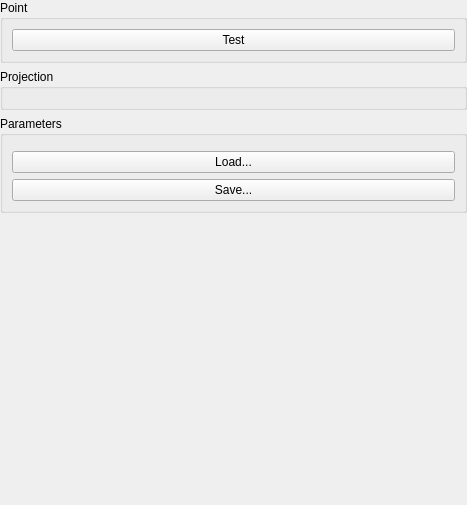
<?xml version="1.0" encoding="UTF-8"?>
<ui version="4.0">
 <class>CLineProjectionSupplierGuiComp</class>
 <widget class="QWidget" name="CLineProjectionSupplierGuiComp">
  <property name="geometry">
   <rect>
    <x>0</x>
    <y>0</y>
    <width>467</width>
    <height>505</height>
   </rect>
  </property>
  <property name="windowTitle">
   <string>Form</string>
  </property>
  <layout class="QVBoxLayout">
   <property name="margin">
    <number>0</number>
   </property>
   <item>
    <widget class="QGroupBox" name="groupBox">
     <property name="sizePolicy">
      <sizepolicy hsizetype="Preferred" vsizetype="Maximum">
       <horstretch>0</horstretch>
       <verstretch>0</verstretch>
      </sizepolicy>
     </property>
     <property name="title">
      <string>Point</string>
     </property>
     <layout class="QVBoxLayout">
      <item>
       <widget class="QPushButton" name="TestButton">
        <property name="sizePolicy">
         <sizepolicy hsizetype="Preferred" vsizetype="Fixed">
          <horstretch>0</horstretch>
          <verstretch>0</verstretch>
         </sizepolicy>
        </property>
        <property name="text">
         <string>Test</string>
        </property>
       </widget>
      </item>
     </layout>
    </widget>
   </item>
   <item>
    <widget class="QGroupBox" name="ProjectionFrame">
     <property name="title">
      <string>Projection</string>
     </property>
     <layout class="QVBoxLayout" name="verticalLayout"/>
    </widget>
   </item>
   <item>
    <widget class="QGroupBox" name="ParamsGB">
     <property name="title">
      <string>Parameters</string>
     </property>
     <layout class="QVBoxLayout">
      <property name="spacing">
       <number>6</number>
      </property>
      <property name="margin">
       <number>9</number>
      </property>
      <item>
       <widget class="QFrame" name="ParamsFrame">
        <property name="frameShape">
         <enum>QFrame::NoFrame</enum>
        </property>
        <property name="frameShadow">
         <enum>QFrame::Raised</enum>
        </property>
        <layout class="QVBoxLayout">
         <property name="spacing">
          <number>6</number>
         </property>
         <property name="margin">
          <number>0</number>
         </property>
        </layout>
       </widget>
      </item>
      <item>
       <widget class="QPushButton" name="LoadParamsButton">
        <property name="sizePolicy">
         <sizepolicy hsizetype="Preferred" vsizetype="Fixed">
          <horstretch>0</horstretch>
          <verstretch>0</verstretch>
         </sizepolicy>
        </property>
        <property name="text">
         <string>Load...</string>
        </property>
       </widget>
      </item>
      <item>
       <widget class="QPushButton" name="SaveParamsButton">
        <property name="sizePolicy">
         <sizepolicy hsizetype="Preferred" vsizetype="Fixed">
          <horstretch>0</horstretch>
          <verstretch>0</verstretch>
         </sizepolicy>
        </property>
        <property name="text">
         <string>Save...</string>
        </property>
       </widget>
      </item>
     </layout>
    </widget>
   </item>
   <item>
    <spacer name="verticalSpacer">
     <property name="orientation">
      <enum>Qt::Vertical</enum>
     </property>
     <property name="sizeHint" stdset="0">
      <size>
       <width>20</width>
       <height>40</height>
      </size>
     </property>
    </spacer>
   </item>
  </layout>
 </widget>
 <resources/>
 <connections/>
</ui>
